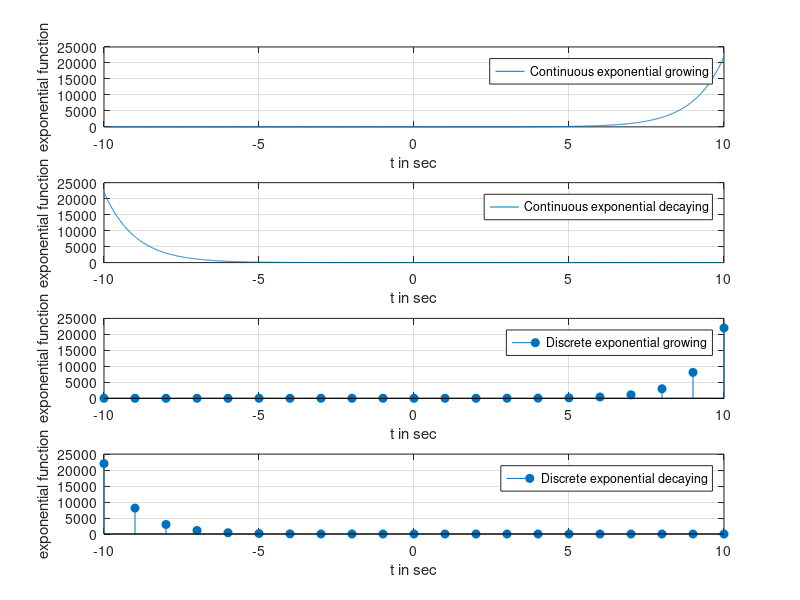

Recreate this plot in MATLAB.
clc
clear
close all
t=-10:0.01:10;
%continuous exponential growing 
xt=exp(t);
subplot(4,1,1);
plot(t,xt);
grid on;
xlabel('t in sec');
ylabel('exponential function');
legend('Continuous exponential growing');
%continuous exponential decaying
subplot(4,1,2);
xt1=exp(-t);
plot(t,xt1);
grid on;
xlabel('t in sec');
ylabel('exponential function');
legend('Continuous exponential decaying');
%Discrete exponential growing 
t=-10:1:10;
xt=exp(t);
subplot(4,1,3);
stem(t,xt,'filled');
grid on;
xlabel('t in sec');
ylabel('exponential function');
legend('Discrete exponential growing');
%Discrete exponential decaying
subplot(4,1,4);
xt1=exp(-t);
stem(t,xt1,'filled');
grid on;
xlabel('t in sec');
xlabel('t in sec');
ylabel('exponential function');
legend('Discrete exponential decaying');
